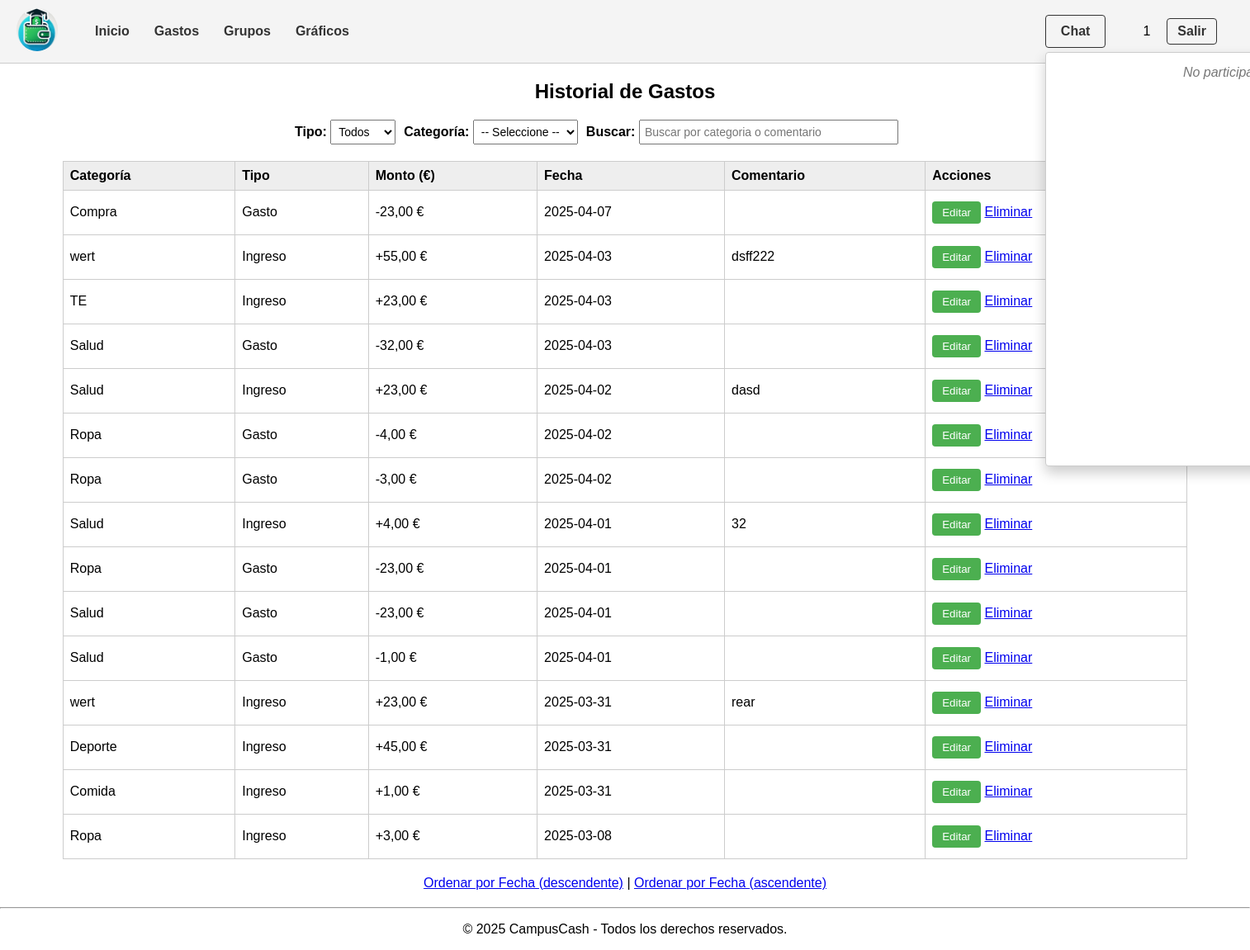
Page /historial_gastos.php (signed in) on the committed database.
### tables this page shows
CREATE TABLE `gastos` (
  `id` int(11) NOT NULL,
  `usuario_id` int(11) NOT NULL,
  `tipo` enum('Ingreso','Gasto') NOT NULL,
  `categoria_id` int(11) NOT NULL,
  `monto` decimal(10,2) NOT NULL,
  `fecha` date NOT NULL,
  `comentario` text DEFAULT NULL
);

CREATE TABLE `categorias` (
  `id` int(11) NOT NULL,
  `nombre` varchar(50) NOT NULL,
  `usuario_id` int(11) NOT NULL
);

### includes/clases/Categorias.php (called while the page is built, shortened)
<?php
class Categorias {
    public static function getAll($usuario_id) {
        $conn = Aplicacion::getInstance()->getConexionBd();
        $sql = "SELECT id, nombre FROM categorias WHERE usuario_id = ? ORDER BY nombre ASC";
        $stmt = $conn->prepare($sql);
        $stmt->bind_param("i", $usuario_id);
        $stmt->execute();
        $result = $stmt->get_result();
        $categorias = [];
        while ($row = $result->fetch_assoc()) {
            $categorias[] = $row;
        }
        return $categorias;
    }
}
?>

### includes/clases/Gastos.php (called while the page is built, shortened)
<?php
class Gastos {
    private $conn;
    public function __construct($conn) {
        $this->conn = $conn;
    }
    public function getFilteredMovimientos($user_id, $tipoFilter, $categoriaFilter, $search, $orderBy, $limit) {
        $conditions = "g.usuario_id = ?";
        $params = [$user_id];
        $types = "i";
        $sql = "
            SELECT g.id, g.tipo, g.monto, g.fecha, g.comentario, c.nombre AS categoria
            FROM gastos g
            JOIN categorias c ON g.categoria_id = c.id
            WHERE $conditions
            ORDER BY g.fecha $orderBy, g.id $orderBy
            LIMIT ?
        ";
        $params[] = $limit;
        $types .= "i";
        $stmt = $this->conn->prepare($sql);
        $stmt->bind_param($types, ...$params);
        $stmt->execute();
        $result = $stmt->get_result();
        $movimientos = $result->fetch_all(MYSQLI_ASSOC);
        return $movimientos;
    }
}
?>

### includes/config.php (called while the page is built, shortened)
<?php
spl_autoload_register(function ($class) {
    $prefix = 'es\\ucm\\fdi\\aw\\';
    $base_dir = __DIR__ . DIRECTORY_SEPARATOR . 'clases' . DIRECTORY_SEPARATOR;
    $len = strlen($prefix);
    $relative_class = substr($class, $len);
    $file = $base_dir . str_replace('\\', DIRECTORY_SEPARATOR, $relative_class) . '.php';
});
?>

### historial_gastos.php (the view, shortened to what this page needs)
<?php
require_once 'includes/config.php';
$app = \es\ucm\fdi\aw\Aplicacion::getInstance();
$conn = $app->getConexionBd();
$user_id = $_SESSION['user_id'];
$gastos = new Gastos($conn);
$categorias = new Categorias($conn);
$tipoFilter = isset($_GET['tipo']) ? $_GET['tipo'] : '';
$categoriaFilter = isset($_GET['categoria']) ? $_GET['categoria'] : '';
$search = isset($_GET['search']) ? $_GET['search'] : '';
$orden = isset($_GET['orden']) ? $_GET['orden'] : 'fecha_desc';
$orderBy = ($orden === 'fecha_asc') ? "ASC" : "DESC";
$limit = 50;
$result = $gastos->getFilteredMovimientos($user_id, $tipoFilter, $categoriaFilter, $search, $orderBy, $limit);
$resCategorias = $categorias->getAll($user_id);
?>
<h2 style="text-align:center;">Historial de Gastos</h2>
<form method="GET" id="filtrosForm" class="filtros">
  <div>
    <label for="tipo">Tipo:</label>
    <select name="tipo" id="tipo" onchange="this.form.submit()">
      <option value="">Todos</option>
    </select>
  </div>
  <div>
    <label for="categoria">Categoría:</label>
    <select name="categoria" id="categoria" onchange="this.form.submit()">
      <option value="">-- Seleccione --</option>
    </select>
  </div>
  <div>
    <label for="search">Buscar:</label>
    <input type="text" name="search" id="search" placeholder="Buscar por categoria o comentario" style="width:300px;
         value=" <?php echo htmlspecialchars($search); ?>" onkeyup="debounceSearch()">
  </div>
</form>
<table class="tabla-gastos">
  <tr>
    <th>Categoría</th>
    <th>Tipo</th>
    <th>Monto (€)</th>
    <th>Fecha</th>
    <th>Comentario</th>
    <th>Acciones</th>
  </tr>
  <?php foreach ($result as $row): ?>
    <?php
    $simbolo = ($row['tipo'] === 'Gasto') ? '-' : '+';
    $montoFormateado = number_format($row['monto'], 2, ',', '.');
    ?>
    <tr>
      <td><?php echo htmlspecialchars($row['categoria']); ?></td>
      <td><?php echo htmlspecialchars($row['tipo']); ?></td>
      <td><?php echo $simbolo . $montoFormateado; ?> €</td>
      <td><?php echo htmlspecialchars($row['fecha']); ?></td>
      <td><?php echo htmlspecialchars($row['comentario']); ?></td>
      <td>
        <button class="btn-edit" data-id="<?php echo $row['id']; ?>"
                data-tipo="<?php echo htmlspecialchars($row['tipo']); ?>"
                data-monto="<?php echo $row['monto']; ?>"
                data-fecha="<?php echo $row['fecha']; ?>"
                data-comentario="<?php echo htmlspecialchars($row['comentario']); ?>"
                onclick="openEditModal(this)">
          Editar
        </button>
        <a href="eliminar_gasto.php?id=<?php echo $row['id']; ?>"
          onclick="return confirm('¿Está seguro de eliminar este registro?');">Eliminar</a>
      </td>
    </tr>
  <?php endforeach; ?>
</table>
<div style="text-align:center; margin:20px;">
  <a href="historial_gastos.php?orden=fecha_desc">Ordenar por Fecha (descendente)</a> |
  <a href="historial_gastos.php?orden=fecha_asc">Ordenar por Fecha (ascendente)</a>
</div>
<?php
require_once RAIZ_APP . '/vistas/plantilla/plantilla.php';
?>

### css/style.css (style rules this page uses)
body { font-family: Arial, sans-serif; margin: 0; padding: 0; }
button { background-color: #4CAF50; color: white; border: none; padding: 6px 12px; margin: 5px 0; cursor: pointer; border-radius: 4px; }
.tabla-gastos { width: 80%; margin: 20px auto; border-collapse: collapse; }
.tabla-gastos th, .tabla-gastos td { border: 1px solid #ccc; padding: 8px; text-align: left; }
.tabla-gastos th { background-color: #eee; }
.filtros { margin: 20px auto; max-width: 800px; display: flex; flex-wrap: wrap; gap: 10px; align-items: flex-end; }
.filtros label { font-weight: bold; }
.filtros input, .filtros select { padding: 5px; font-size: 14px; }
.tabla-gastos { width: 90%; margin: 20px auto; border-collapse: collapse; }
form { width: 100%; }
main a { transition: background-color 0.3s ease, box-shadow 0.3s ease; }

### rows in the picture
gastos: categoria.nombre "Compra", tipo "Gasto", tipo "-", monto "23,00", fecha "2025-04-07"
gastos: categoria.nombre "wert", tipo "Ingreso", tipo "+", monto "55,00", fecha "2025-04-03", comentario "dsff222"
gastos: categoria.nombre "TE", tipo "Ingreso", tipo "+", monto "23,00", fecha "2025-04-03"
gastos: categoria.nombre "Salud", tipo "Gasto", tipo "-", monto "32,00", fecha "2025-04-03"
gastos: categoria.nombre "Salud", tipo "Ingreso", tipo "+", monto "23,00", fecha "2025-04-02", comentario "dasd"
gastos: categoria.nombre "Ropa", tipo "Gasto", tipo "-", monto "4,00", fecha "2025-04-02"
gastos: categoria.nombre "Ropa", tipo "Gasto", tipo "-", monto "3,00", fecha "2025-04-02"
gastos: categoria.nombre "Salud", tipo "Ingreso", tipo "+", monto "4,00", fecha "2025-04-01", comentario "32"
gastos: categoria.nombre "Ropa", tipo "Gasto", tipo "-", monto "23,00", fecha "2025-04-01"
gastos: categoria.nombre "Salud", tipo "Gasto", tipo "-", monto "23,00", fecha "2025-04-01"
gastos: categoria.nombre "Salud", tipo "Gasto", tipo "-", monto "1,00", fecha "2025-04-01"
gastos: categoria.nombre "wert", tipo "Ingreso", tipo "+", monto "23,00", fecha "2025-03-31", comentario "rear"
gastos: categoria.nombre "Deporte", tipo "Ingreso", tipo "+", monto "45,00", fecha "2025-03-31"
gastos: categoria.nombre "Comida", tipo "Ingreso", tipo "+", monto "1,00", fecha "2025-03-31"
gastos: categoria.nombre "Ropa", tipo "Ingreso", tipo "+", monto "3,00", fecha "2025-03-08"

### other values in the picture
$_SESSION['user_name'] "1"
